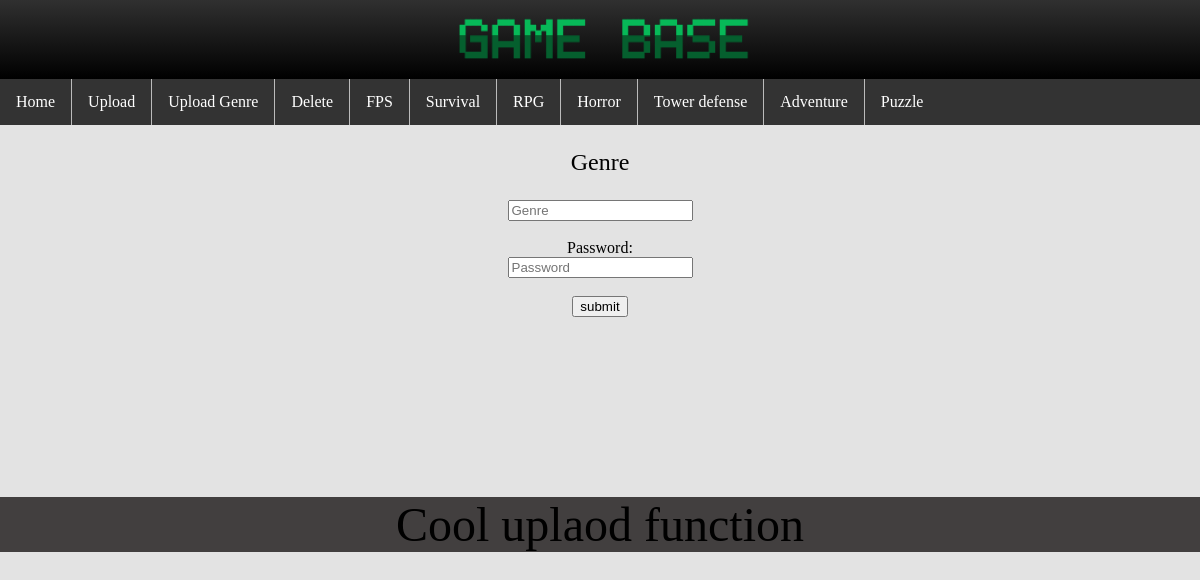
The app's page /uploadGenre, older data.
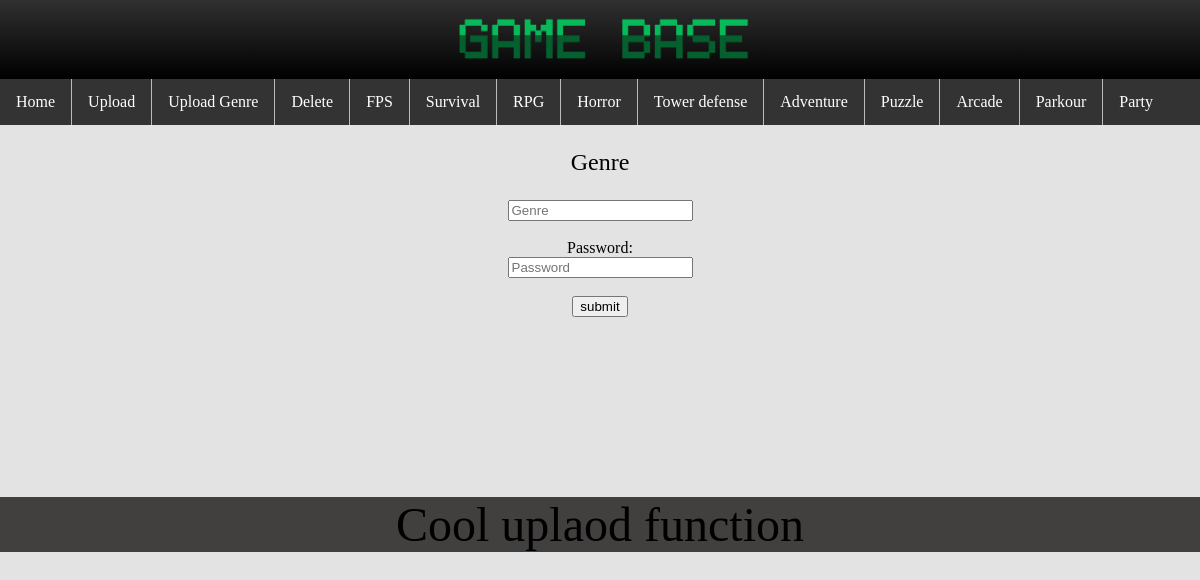
The same page, newer data.
### tables this page shows
CREATE TABLE genre (id INTEGER PRIMARY KEY AUTOINCREMENT, genreName TEXT);

### webapp.py (the view, shortened to what this page needs)
@app.route('/uploadGenre', methods=['GET','POST'])
def upload_Genre():
    cursor = get_db().cursor()
    sql = "SELECT genre.id,genre.genreName FROM genre "
    cursor.execute(sql)
    Genres = cursor.fetchall()
    return render_template ("uploadGenreForm.html", Genres=Genres)

### webapp.py (called while the page is built)
def get_db():
    db = getattr(g, '_database', None)
    if db is None:
        db = g._database = sqlite3.connect(DATABASE)
    return db

@app.teardown_appcontext
def close_connection(exception):
    db = getattr(g, '_database', None)
    if db is not None:
        db.close()

### templates/uploadGenreForm.html (shortened to what this page needs)
<!DOCTYPE html>
<html lang="en">
<head>
    <link rel="stylesheet" href="/static/css/style.css">
</head>
<body>
    <header>
        <div class ="Hmain">
            <img src = "/static/images/SET/HEADER.png" height="30%" width="30%">
        </div>
    </header>
    <ul>
        <li><a href="{{url_for('content')}}">Home</a></li>
        <li><a href="{{url_for('upload_file')}}">Upload</a></li>
        <li><a href="{{url_for('upload_Genre')}}">Upload Genre</a></li>
        <li><a href="{{url_for('choose_delete_game')}}">Delete</a></li>
        {% for item in Genres %}
         <li><a href="{{url_for('genre',id = item[0] )}}">{{item[1]}}</a></li>
        {% endfor %}
    </ul>
    <div class = uploadText>
        <p>Genre</p>
    </div>
    <div class = forms>
        <form action="/uploadGenre" method="post" enctype="multipart/form-data" >
            <input type="text" name="genre" placeholder="Genre"required><br><br>
            <label>Password:</label><br>
            <input type="password" name="password" placeholder="Password" required><br><br>
            <input type="submit" value="submit" >
        </form>
    </div>
</body>
<footer>Cool uplaod function</footer>
</html>

Row changes from the older to the newer data that the page shows:
added genre: genreName "Arcade"
added genre: genreName "Parkour"
added genre: genreName "Party"
